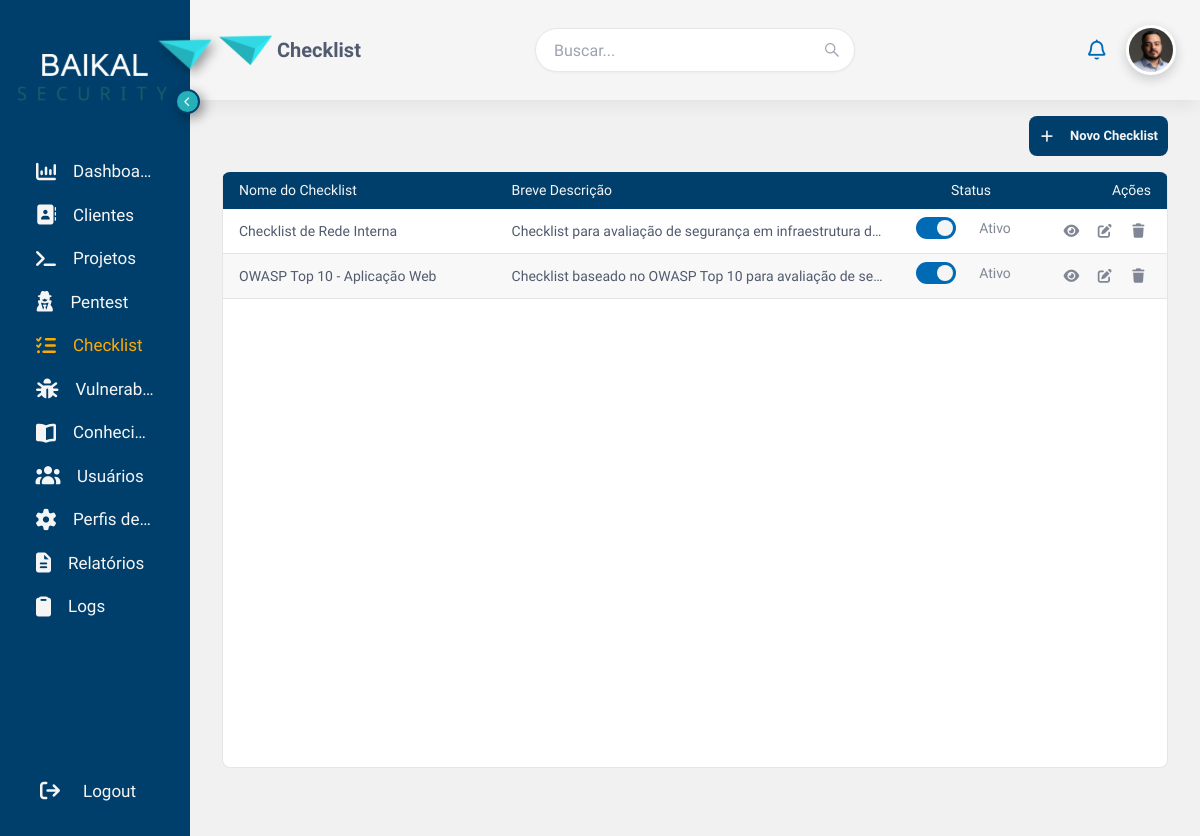
Screenshot of /CiberReport/checklist (signed in) with the database file from the repository.
### tables this page shows
CREATE TABLE IF NOT EXISTS checklist (
  id INT NOT NULL AUTO_INCREMENT,
  nome VARCHAR(80) NOT NULL,
  descricao VARCHAR(1000) DEFAULT NULL,
  habilitado TINYINT NOT NULL DEFAULT 1,
  PRIMARY KEY (id)
);

### app/Routes/Route.php (called while the page is built, shortened)
<?php
class Route
{
    private static array $routes = [];
    private static array $groupMiddlewares = [];
    private static function add(
        string $method,
        string $path,
        string $action,
        array $middlewares = []
    ): void {
        self::$routes[] = [
            'method' => $method,
            'path' => $path,
            'action' => $action,
            'middlewares' => array_merge(
                self::$groupMiddlewares,
                $middlewares
            ),
        ];
    }
    public static function middleware(
        array $middlewares,
        callable $routes
    ): void {
        $previousMiddlewares = self::$groupMiddlewares;
        self::$groupMiddlewares = array_merge(
            self::$groupMiddlewares,
            $middlewares
        );
        try {
            $routes();
        } finally {
            self::$groupMiddlewares = $previousMiddlewares;
        }
    }
    public static function routes(): array
    {
        return self::$routes;
    }
}

### index.php (called while the page is built, shortened)
<?php
spl_autoload_register(function ($class) {
    $file = __DIR__ . '/app/' . str_replace('\\', '/', $class) . '.php';
});
Router::dispatch();

### bootstrap.php (called while the page is built, shortened)
<?php
$linhas = file(__DIR__ . '/.env', FILE_IGNORE_NEW_LINES | FILE_SKIP_EMPTY_LINES);

### app/Core/DAO.php (called while the page is built, shortened)
<?php
abstract class DAO
{
    protected static ?PDO $connection = null;
    public static function conexao(): PDO
    {
        if (self::$connection === null) {
            require_once __DIR__ . '/../../bootstrap.php';
            self::$connection = new PDO(
                "mysql:host=" . $_ENV['DB_HOST'] . ";dbname=" . $_ENV['DB_NAME'] . ";charset=utf8mb4",
                $_ENV['DB_USER'],
                $_ENV['DB_PASS'],
                [
                    PDO::ATTR_ERRMODE => PDO::ERRMODE_EXCEPTION,
                    PDO::ATTR_DEFAULT_FETCH_MODE => PDO::FETCH_ASSOC,
                ]
            );
        }
        return self::$connection;
    }
}

### app/Controller/ChecklistController.php (called while the page is built, shortened)
<?php
require_once __DIR__ . '/../Core/DAO.php';
require_once __DIR__ . '/../DAO/ChecklistDAO.php';
class ChecklistController extends Controller
{
    private ChecklistDAO $checklistDAO;
    public function __construct()
    {
        $this->checklistDAO = new ChecklistDAO();
    }
    public function index()
    {
        $this->view('checklist');
    }
    public function listarChecklist(): array
    {
        return $this->checklistDAO->listarChecklist();
    }
}

### app/DAO/ChecklistDAO.php (called while the page is built, shortened)
<?php
class ChecklistDAO extends DAO
{
    public function listarChecklist(): array
    {
        $consultaChecklist = self::conexao()->query(
            'SELECT
                id,
                nome,
                descricao,
                habilitado
            FROM checklist
            ORDER BY nome'
        );
        return $consultaChecklist->fetchAll(PDO::FETCH_ASSOC);
    }
}

### app/Views/checklist.php (the view, shortened to what this page needs)
<?php
require_once __DIR__ . '/../Controller/ChecklistController.php';
$controllerChecklist = new ChecklistController();
function escaparHtmlChecklist(mixed $valorChecklist): string
{
    return htmlspecialchars((string) $valorChecklist, ENT_QUOTES, 'UTF-8');
}
$checklists = $controllerChecklist->listarChecklist();
?>
<!DOCTYPE html>
<html lang="pt-br">
<head>
    <link rel="stylesheet" href="<?= BASE_URL ?>app/assets/CSS/style.css">
    <link rel="stylesheet" href="<?= BASE_URL ?>app/assets/CSS/Pages/checklist.css">
</head>
<body>
    <?php
    include 'Components/menu.php';
    ?>
    <main class="checklist-pagina">
        <div class="checklist-cadastro-acoes">
            <button type="button" class="btn-novo-cadastro" data-modal-target="checklist-modal-formulario"
                onclick="limparFormularioChecklist()">
                <i class="fa-solid fa-plus"></i>Novo Checklist
            </button>
        </div>
        <div class="tabela-wrapper">
            <table id="table">
                <thead>
                    <tr>
                        <th data-col="1">
                            <span class="th-label">
                                Nome do Checklist
                            </span>
                        </th>
                        <th data-col="2">
                            <span class="th-label">Breve Descrição</span>
                        </th>
                        <th data-col="3" class="col-status">
                            <span class="th-label">Status</span>
                        </th>
                        <th>Ações</th>
                    </tr>
                </thead>
                <tbody>
                    <?php foreach ($checklists as $checklist): ?>
                    <?php $ativoChecklist = (bool) $checklist['habilitado']; ?>
                    <tr class="<?= $ativoChecklist ? '' : 'linha-inativa' ?>">
                        <td><?= escaparHtmlChecklist($checklist['nome']) ?></td>
                        <td class="checklist-tabela-descricao">
                            <?= escaparHtmlChecklist($checklist['descricao'] ?? '') ?>
                        </td>
                        <td class="col-status">
                            <div class="checklist-status">
                                <label class="switch">
                                    <span class="switch-slider"></span>
                                </label>
                                <span class="checklist-status-texto">
                                    <?= $ativoChecklist ? 'Ativo' : 'Inativo' ?>
                                </span>
                            </div>
                        </td>
                        <td>
                            <div class="acoes">
                                <button type="button" class="checklist-btn-visualizar" title="Visualizar"
                                    aria-label="Visualizar checklist"
                                    onclick="visualizarChecklist(<?= (int) $checklist['id'] ?>)">
                                    <i class="fa-solid fa-eye"></i>
                                </button>
                                <button type="button" class="tabela-btn-editar" title="Editar"
                                    aria-label="Editar checklist"
                                    onclick="editarChecklist(<?= (int) $checklist['id'] ?>)">
                                    <i class="fa-solid fa-pen-to-square"></i>
                                </button>
                                <a href="<?= BASE_URL ?>checklist?excluir=<?= (int) $checklist['id'] ?>"
                                    class="tabela-btn-excluir" title="Excluir" aria-label="Excluir checklist"
                                    data-modal-target="popupExcluir"
                                    data-popup-href="<?= BASE_URL ?>checklist?excluir=<?= (int) $checklist['id'] ?>"
                                    onclick="return false;">
                                    <i class="fa-solid fa-trash"></i>
                                </a>
                            </div>
                        </td>
                    </tr>
                    <?php endforeach; ?>
                </tbody>
            </table>
        </div>
    </main>
</body>
</html>

### app/Routes/Router.php (shortened to what this page needs)
<?php
class Router
{
    public static function dispatch(): void
    {
        $config     = require __DIR__ . '/../../Config/app.php';
        $uri        = parse_url($_SERVER['REQUEST_URI'], PHP_URL_PATH) ?: '/';
        $baseFolder = '/' . trim($config['base_folder'], '/');
        $method     = $_SERVER['REQUEST_METHOD'];
        if ($baseFolder !== '/' && ($uri === $baseFolder || str_starts_with($uri, $baseFolder . '/'))) {
            $uri = substr($uri, strlen($baseFolder)) ?: '/';
        }
        $uri = '/' . trim($uri, '/');
        foreach (Route::routes() as $route) {
            if ($route['method'] !== $method) {
                continue;
            }
            $parametros = self::casar($route['path'], $uri);
            if ($parametros === null) {
                continue;
            }
            [$controllerName, $methodName] = explode('@', $route['action']);
            $controllerClass = "Controller\\{$controllerName}";
            if (class_exists($controllerClass)) {
                $controller = new $controllerClass();
                if (method_exists($controller, $methodName)) {
                    $controller->$methodName(...$parametros);
                    return;
                }
            }
        }
    }
    private static function casar(string $rotaPath, string $uri): ?array
    {
        if (!str_contains($rotaPath, '{')) {
            return $rotaPath === $uri ? [] : null;
        }
        $regex = preg_replace('#\{[a-zA-Z_][a-zA-Z0-9_]*\}#', '([^/]+)', $rotaPath);
        if (!preg_match('#^' . $regex . '$#', $uri, $matches)) {
            return null;
        }
        array_shift($matches);
        return $matches;
    }
}

### app/assets/CSS/style.css (style rules this page uses)
html { font-size: 62.5%; height: 100%; overflow: hidden; }
:root { --cor-fundo-pagina: #f1f1f1; --cor-fundo-branco: #ffffff; --cor-azul-primaria: #003f6b; --cor-azul-destaques: #006ab5; --cor-texto-titulo: #17233d; --cor-texto-primario: #515a6e; --cor-texto-secundario: #808695; --cor-branco-primario: #f5f5f5; --cor-cinza-primario: #808080; --cor-cinza-secundario: #c0c0c0; --cor-cinza-terciario: #e5e5e4; --cor-cinza-hover: #f8f8f8; --cor-baikal-1: #30d9e4; --cor-baikal-2: #2ee6f3; --cor-baikal-3: #26b1ba; --cor-vermelho-destaque: #ff2c2c; --cor-vermelho-secundario: #fde9ed; --cor-laranja: #fe5f2f; --cor-laranja-secundario: #fff7ed; --cor-amarelo: #ffaa00; --cor-verde: #43b75d; --cor-verde-secundario: #bde3d3; --cor-borda-padrao: #e5e5e4; --cor-borda-foco: #006ab5; --cor-borda-erro: #ff3347; --cor-borda-sucesso: #43b75d; --fonte-familia-titulo: "Chakra Petch", sans-serif; --fonte-familia-corpo: "Work Sans", sans-serif; --fonte-titulo: 3.4rem; --fonte-subtitulo: 2.8rem; --fonte-secao: 2.2rem; --fonte-subsecao: 2rem; --fonte-texto: 1.6rem; --fonte-apoio: 1.4rem; --fonte-legenda: 1.2rem; --espaco-xs: 0.4rem; --espaco-sm: 0.8rem; --espaco-md: 1.6rem; --espaco-lg: 2.4rem; --espaco-xl: 3.2rem; --espaco-2xl: 4.8rem; --espaco-3xl: 6.4rem; --raio-sm: 4px; --raio-md: 8px; --raio-lg: 12px; --raio-xl: 16px; --raio-full: 9999px; --sombra-xs: 0 1px 2px 0 rgb(0 0 0 / 0.05); --sombra-sm: 0 1px 3px 0 rgb(0 0 0 / 0.1), 0 1px 2px -1px rgb(0 0 0 / 0.1); --sombra-md: 0 4px 6px -1px rgb(0 0 0 / 0.1), 0 2px 4px -2px rgb(0 0 0 / 0.1); --sombra-lg: 0 10px 15px -3px rgb(0 0 0 / 0.1), 0 4px 6px -4px rgb(0 0 0 / 0.1); --sombra-xl: 0 20px 25px -5px rgb(0 0 0 / 0.1), 0 8px 10px -6px rgb(0 0 0 / 0.1); --sombra-2xl: 0 25px 50px -12px rgb(0 0 0 / 0.25); --sombra-inner: inset 0 2px 4px 0 rgb(0 0 0 / 0.05); --transicao-rapida: 150ms ease; --transicao-base: 250ms ease; --transicao-devagar: 400ms ease; --sidebar-fechado: 5%; --sidebar-aberto: 15%; --altura-menu-superior: 100px; }
body { font-family: var(--fonte-familia-corpo); font-size: var(--fonte-texto); font-weight: var(--peso-normal); line-height: 1.5; background-color: var(--cor-fundo-pagina); color: var(--cor-texto-primario); -webkit-font-smoothing: antialiased; -moz-osx-font-smoothing: grayscale; display: flex; flex-direction: column; height: 100vh; overflow: hidden; }
.main-content > main { padding: var(--espaco-xl); padding-top: var(--espaco-md); }

### app/assets/CSS/Pages/checklist.css (style rules this page uses)
.checklist-pagina { height: calc(100vh - var(--altura-menu-superior)); display: flex; flex-direction: column; overflow-y: hidden; }
.checklist-pagina .tabela-wrapper { height: auto; flex: 1; min-height: 0; }
.checklist-cadastro-acoes { display: flex; justify-content: flex-end; margin-bottom: var(--espaco-md); }
.checklist-tabela-descricao { max-width: 340px; overflow: hidden; text-overflow: ellipsis; white-space: nowrap; }
.checklist-status { display: inline-flex; align-items: center; gap: var(--espaco-sm); }
.checklist-status-texto { display: inline-block; min-width: 8ch; color: var(--cor-texto-secundario); font-size: var(--fonte-apoio); }
#table th, #table td { padding: var(--espaco-sm) var(--espaco-md); }
.tabela-wrapper th:last-child { text-align: right; }

### app/assets/CSS/Componentes/button.css (style rules this page uses)
.btn-novo-cadastro { display: flex; align-items: center; justify-content: center; padding: 10px 10px; font-size: 13px; font-weight: 600; border: none; border-radius: var(--raio-md); cursor: pointer; background-color: var(--cor-azul-primaria); color: var(--cor-branco-primario); gap: 15px; height: 40px; }
.switch { position: relative; display: inline-block; width: 40px; height: 22px; }
.switch-slider { position: absolute; cursor: pointer; top: 0; left: 0; right: 0; bottom: 0; background-color: #ccc; transition: .4s; border-radius: 34px; }
.switch-slider:before { position: absolute; content: ""; height: 16px; width: 16px; left: 3px; bottom: 3px; background-color: var(--cor-branco-primario); transition: .1s; border-radius: 50%; }
.switch input:checked + .switch-slider { background-color: var(--cor-azul-destaques); }
.switch input:checked + .switch-slider:before { transform: translateX(18px); }

### rows the page displays
checklist: nome "Checklist de Rede Interna", descricao "Checklist para avaliação de segurança em infraestrutura d…", habilitado "Ativo"
checklist: nome "OWASP Top 10 - Aplicação Web", descricao "Checklist baseado no OWASP Top 10 para avaliação de se…", habilitado "Ativo"
